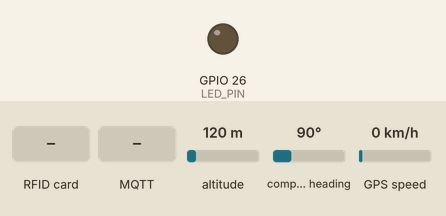
This sketch was run on a simulated ESP32. Parts: output pins drawn as LEDs (lit = HIGH). Inputs (shaded band) come from the test bench; at power-on: altitude 120 m, compass heading 90°, GPS speed 0 km/h. WiFi joins after 1.5 s; servers stay silent unless stated; the local clock reads 2024-03-15 10:24:30 at power-on unless the sketch sets it; storage starts empty; random numbers use the default seed unless the sketch sets one; the GPS gets a fix after 3 s at 37.7749, -122.4194 with 8 satellites; no MQTT or app messages arrive unless stated; what the sketch prints to the serial monitor is not drawn.

Above: at 2.7 s.
2.8 s: RFID card 5E 7A 19 C4 held to the reader
4.4 s: MQTT message "update_wifi" arrives on the first subscribed topic
Timing chart, 0 to 7.4 s (numbered marks = the images above; inputs shaded):
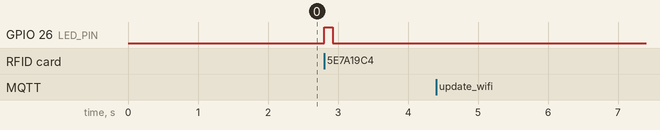

Measured:
- after the input at 2.8 s, GPIO 26 (LED_PIN): LOW → HIGH at once, → LOW 0.12 s later
- after the input at 4.4 s, every drawn part: stays the same

The sketch:

rfif_logger_digital_tracker.ino
```cpp
#include <SPI.h>
#include <SD.h>
#include <WiFi.h>
#include <WebServer.h>
#include <Wire.h>
#include <RTClib.h>
#include <Adafruit_PN532.h>
#include <TinyGPSPlus.h>
#include <PubSubClient.h>
#include <ArduinoJson.h>

// =================== PIN Definitions ===================
#define LED_PIN 26      // Built-in LED on most ESP32 boards
#define SD_CS_PIN 5
#define GPS_RX 16
#define GPS_TX 17

// =================== Configuration ===================
const char* mqtt_server = "broker.hivemq.com";
const int mqtt_port = 1883;
const char* mqtt_data_topic = "esp32/rfid/data";
const char* mqtt_status_topic = "esp32/rfid/status";
const char* mqtt_command_topic = "esp32/rfid/command";

// =================== Global Objects ===================
WebServer server(80);
RTC_DS1307 rtc;
Adafruit_PN532 nfc(-1, -1);
HardwareSerial gpsSerial(2);
TinyGPSPlus gps;
WiFiClient espClient;
PubSubClient client(espClient);
unsigned long lastStatusPublish = 0;
const long statusPublishInterval = 30000;

// =================== Function Prototypes ===================
void mqttCallback(char* topic, byte* payload, unsigned int length);
void publishStatus();
String readFile(fs::FS &fs, const char * path);
void writeFile(fs::FS &fs, const char * path, const char * message);
void logToSD(const String& timestamp, const String& eventType, const String& identifier, const String& details);

// =================== SD Card Functions ===================
void logToSD(const String& timestamp, const String& eventType, const String& identifier, const String& details) {
    File dataFile = SD.open("/datalog.csv", FILE_APPEND);
    if (dataFile) {
        dataFile.print(timestamp);
        dataFile.print(",");
        dataFile.print(eventType);
        dataFile.print(",");
        dataFile.print(identifier);
        dataFile.print(",");
        dataFile.println(details);
        dataFile.close();
    } else {
        Serial.println("Error opening datalog.csv for appending.");
    }
}

String readFile(fs::FS &fs, const char * path) {
    File file = fs.open(path);
    if (!file || file.isDirectory()) { return String(); }
    String fileContent;
    while (file.available()) { fileContent += (char)file.read(); }
    file.close();
    return fileContent;
}

void writeFile(fs::FS &fs, const char * path, const char * message) {
    File file = fs.open(path, FILE_WRITE);
    if (!file) { Serial.println("Failed to open file for writing"); return; }
    if (file.print(message)) { Serial.println("File written"); } else { Serial.println("Write failed"); }
    file.close();
}

// =================== Web Server Handlers ===================
void handleDownloadLog() {
    File download = SD.open("/datalog.csv", "r");
    if (download) {
        server.sendHeader("Content-Disposition", "attachment; filename=datalog.csv");
        server.streamFile(download, "text/csv");
        download.close();
    } else {
        server.send(404, "text/plain", "File not found");
    }
}

// =================== Wi-Fi & MQTT Setup ===================
void setup_wifi() {
    String wifiConfig = readFile(SD, "/config/wifi.json");
    String ssid, password;
    if (wifiConfig.length() > 0) {
        StaticJsonDocument<128> doc;
        deserializeJson(doc, wifiConfig);
        ssid = doc["ssid"].as<String>();
        password = doc["password"].as<String>();
    } else {
        ssid = "CONRAD";
        password = "ROBOTICS";
        StaticJsonDocument<128> doc;
        doc["ssid"] = ssid;
        doc["password"] = password;
        String defaultConfig;
        serializeJson(doc, defaultConfig);
        writeFile(SD, "/config/wifi.json", defaultConfig.c_str());
    }
    WiFi.begin(ssid.c_str(), password.c_str());
    Serial.print("Connecting to: "); Serial.println(ssid);
    int attempt = 0;
    while (WiFi.status() != WL_CONNECTED && attempt++ < 20) {
        delay(500); Serial.print(".");
    }
    if(WiFi.status() == WL_CONNECTED) {
        Serial.println("\nWiFi Connected!"); Serial.print("IP: "); Serial.println(WiFi.localIP());
    } else { Serial.println("\nFailed to connect.");}
}

void reconnect_mqtt() {
    while (!client.connected()) {
        Serial.print("Attempting MQTT connection...");
        String clientId = "ESP32-RFID-Logger-" + String(random(0xffff), HEX);
        if (client.connect(clientId.c_str())) {
            Serial.println("connected!");
            client.subscribe(mqtt_command_topic);
            publishStatus();
        } else {
            Serial.print("failed, rc="); Serial.print(client.state()); Serial.println(" try again in 5s");
            delay(5000);
        }
    }
}

// =================== SETUP ===================
void setup() {
    Serial.begin(115200);
    pinMode(LED_PIN, OUTPUT);
    digitalWrite(LED_PIN, LOW);
    Wire.begin();
    if (!SD.begin(SD_CS_PIN)) { Serial.println("Card Mount Failed!"); while(1); }
    if (!SD.exists("/config")) { SD.mkdir("/config"); }
    if (!rtc.begin()) { Serial.println("Couldn't find RTC!"); }
    if (!rtc.isrunning()) { rtc.adjust(DateTime(F(__DATE__), F(__TIME__))); }
    nfc.begin();
    if (!nfc.getFirmwareVersion()) { Serial.println("Didn't find PN532!"); while(1); }
    nfc.SAMConfig();
    gpsSerial.begin(9600, SERIAL_8N1, GPS_RX, GPS_TX);
    setup_wifi();
    client.setServer(mqtt_server, mqtt_port);
    client.setCallback(mqttCallback);
    server.on("/downloadlog", handleDownloadLog);
    server.begin();
}

// =================== MAIN LOOP ===================
void loop() {
    if (WiFi.status() == WL_CONNECTED) {
        if (!client.connected()) { reconnect_mqtt(); }
        client.loop();
    }
    server.handleClient();
    if (millis() - lastStatusPublish > statusPublishInterval) {
        lastStatusPublish = millis();
        if (client.connected()) { publishStatus(); }
    }
    while(gpsSerial.available() > 0) gps.encode(gpsSerial.read());

    uint8_t uid[7];
    uint8_t uidLength;
    if (nfc.readPassiveTargetID(PN532_MIFARE_ISO14443A, uid, &uidLength, 100)) {
        digitalWrite(LED_PIN, HIGH);
        String newUID = "";
        for (uint8_t i = 0; i < uidLength; i++) {
            if (uid[i] < 0x10) newUID += "0";
            newUID += String(uid[i], HEX);
        }
        newUID.toUpperCase();

        DateTime now = rtc.now();
        char timestamp[20];
        sprintf(timestamp, "%04d-%02d-%02d %02d:%02d:%02d", now.year(), now.month(), now.day(), now.hour(), now.minute(), now.second());
        String latitude = gps.location.isValid() ? String(gps.location.lat(), 6) : "0.0";
        String longitude = gps.location.isValid() ? String(gps.location.lng(), 6) : "0.0";

        // --- FEATURE: Look up registered name ---
        String namesJson = readFile(SD, "/config/names.json");
        DynamicJsonDocument namesDoc(1024);
        deserializeJson(namesDoc, namesJson);
        String displayName = namesDoc[newUID] | "Unknown"; // Default to "Unknown" if not found

        // Log to SD card with the name
        logToSD(timestamp, "SCAN", newUID, displayName + " (" + latitude + "," + longitude + ")");

        // Publish to MQTT with the name
        StaticJsonDocument<256> doc;
        doc["timestamp"] = timestamp;
        doc["identifier"] = newUID;
        doc["displayName"] = displayName; // Send the name to the dashboard
        doc["latitude"] = latitude;
        doc["longitude"] = longitude;
        char jsonBuffer[256];
        serializeJson(doc, jsonBuffer);
        if (client.connected()) client.publish(mqtt_data_topic, jsonBuffer);

        delay(100);
        digitalWrite(LED_PIN, LOW);
        delay(1000);
    }
}

// =================== Command Handling ===================
void mqttCallback(char* topic, byte* payload, unsigned int length) {
    if (String(topic) != String(mqtt_command_topic)) { return; }
    StaticJsonDocument<256> doc;
    deserializeJson(doc, payload, length);
    String action = doc["action"];
    Serial.print("Command received: "); Serial.println(action);

    if (action == "update_wifi") {
        String ssid = doc["ssid"]; String pass = doc["password"];
        StaticJsonDocument<128> wifiDoc;
        wifiDoc["ssid"] = ssid; wifiDoc["password"] = pass;
        String newConfig; serializeJson(wifiDoc, newConfig);
        writeFile(SD, "/config/wifi.json", newConfig.c_str());
        delay(3000); ESP.restart();
    } else if (action == "register_card") {
        String uid = doc["uid"]; String name = doc["name"];
        String namesJson = readFile(SD, "/config/names.json");
        DynamicJsonDocument namesDoc(1024);
        if (namesJson.length() > 0) deserializeJson(namesDoc, namesJson);
        namesDoc[uid] = name;
        String newNamesJson; serializeJson(namesDoc, newNamesJson);
        writeFile(SD, "/config/names.json", newNamesJson.c_str());

        DateTime now = rtc.now(); char timestamp[20];
        sprintf(timestamp, "%04d-%02d-%02d %02d:%02d:%02d", now.year(), now.month(), now.day(), now.hour(), now.minute(), now.second());
        logToSD(timestamp, "REGISTER", uid, "Assigned name: " + name);

        publishStatus();
    } else if (action == "clear_log") {
        SD.remove("/datalog.csv");
        publishStatus();
    }
}

void publishStatus() {
    StaticJsonDocument<1024> doc;
    doc["ip"] = WiFi.localIP().toString();
    doc["ssid"] = WiFi.SSID();
    doc["uptime_ms"] = millis();
    if (SD.cardType() != CARD_NONE) {
        doc["sd_total_gb"] = (float)SD.cardSize() / (1024 * 1024 * 1024);
        doc["sd_used_gb"] = (float)SD.usedBytes() / (1024 * 1024 * 1024);
    } else { doc["sd_status"] = "Not Found"; }
    String namesJson = readFile(SD, "/config/names.json");
    if (namesJson.length() > 0) {
        StaticJsonDocument<512> namesDoc;
        deserializeJson(namesDoc, namesJson);
        doc["registered_names"] = namesDoc;
    }
    char buffer[1024];
    serializeJson(doc, buffer);
    client.publish(mqtt_status_topic, buffer);
}
```
